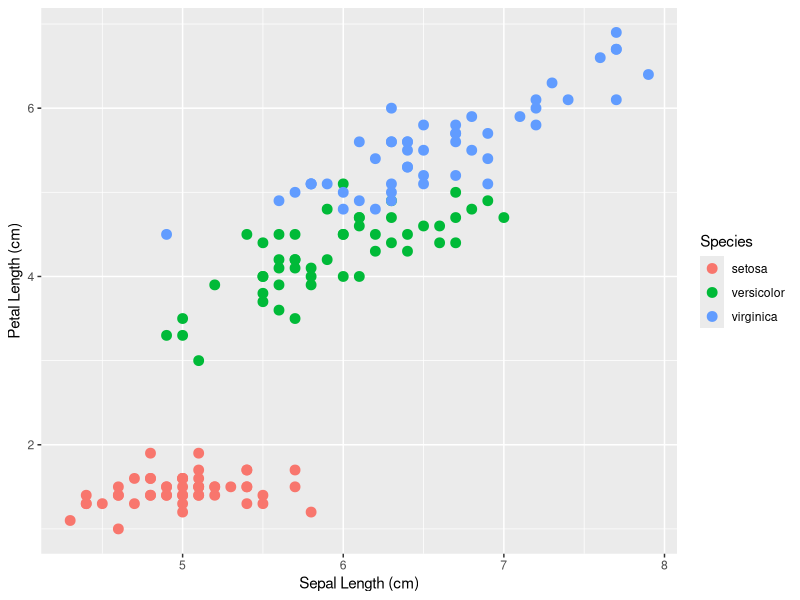
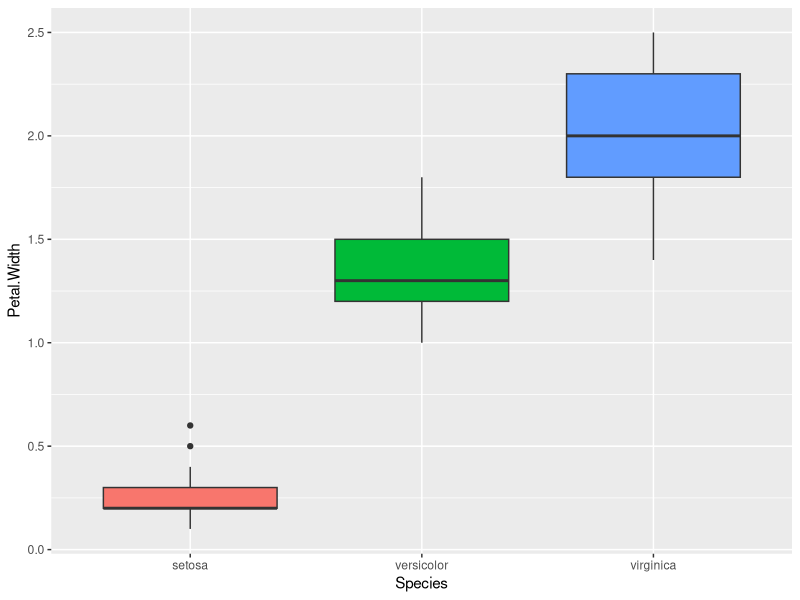
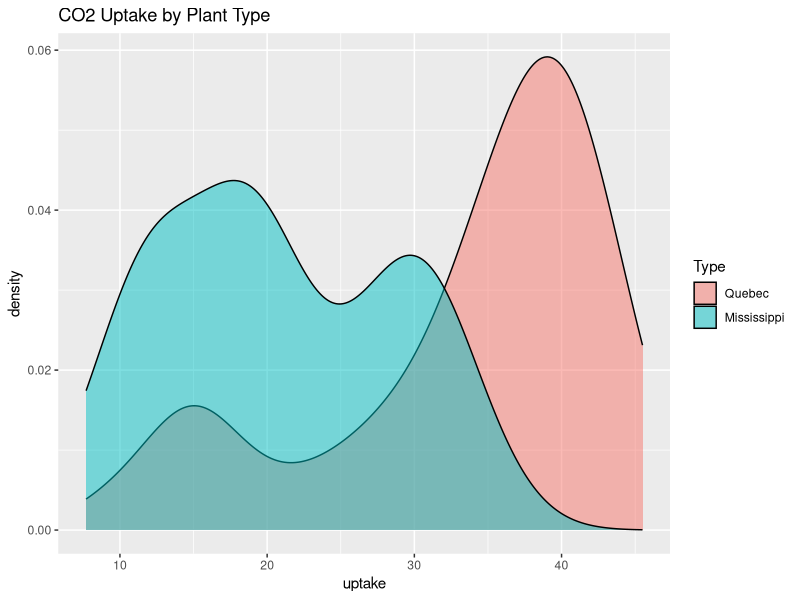
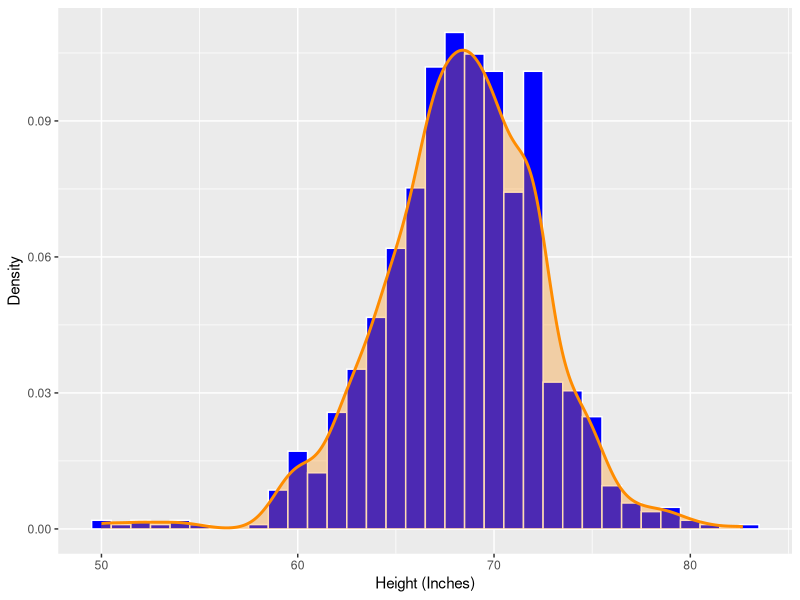

Reproduce these figures in R, in order.
## ---- chunk 1
library(ggplot2)
library(dplyr)
library(dslabs)
## ---- chunk 2
data("iris") # Load the dataset
## ---- chunk 3
Pretty_Flowers <- iris %>%
  ggplot(aes(x = Sepal.Length, y = Petal.Length, color = Species)) +
  geom_point(size = 3) +
  xlab("Sepal Length (cm)") +
  ylab("Petal Length (cm)")
## ---- chunk 4
class(Pretty_Flowers) # Not sure why we included this function?
Pretty_Flowers
## ---- chunk 5
Petal_Spread <- iris %>%
  ggplot(aes(Species, Petal.Width, fill = Species)) +
  geom_boxplot(show.legend = FALSE)
## ---- chunk 6
class(Petal_Spread)
Petal_Spread
## ---- chunk 7
data("CO2") # Load Dataset
?CO2
## ---- chunk 8
unique(CO2$Plant)
## ---- chunk 9
CO2_Graph <- CO2 %>%
  ggplot(aes(uptake, fill = Type)) +
  geom_density(alpha = 0.5) +
  ggtitle("CO2 Uptake by Plant Type")
CO2_Graph
## ---- chunk 10
data("heights") # Load the Data
?heights # Inspect the Data
head(heights)
## ---- chunk 11
Tall_Density <- heights %>%
  ggplot(aes(x = height)) +
  geom_histogram(aes(y = after_stat(density)),
                 binwidth = 1,
                 fill = "blue",
                 color = "white") +
  geom_density(color = "darkorange",
               fill = "darkorange",
               alpha = 0.3,
               linewidth = 1) +
  xlab("Height (Inches)") +
  ylab("Density")
## ---- chunk 12
class(Tall_Density)
Tall_Density
## ---- chunk 13
head(heights)
nrow(heights)
